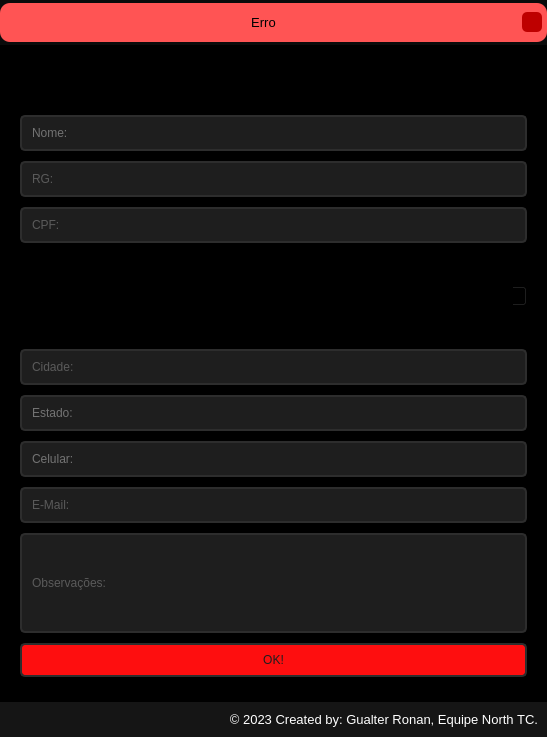
<?xml version="1.0" encoding="UTF-8"?>
<ui version="4.0">
 <class>MainWindow</class>
 <widget class="QMainWindow" name="MainWindow">
  <property name="geometry">
   <rect>
    <x>0</x>
    <y>0</y>
    <width>547</width>
    <height>737</height>
   </rect>
  </property>
  <property name="windowTitle">
   <string>Adicionar</string>
  </property>
  <property name="windowIcon">
   <iconset resource="../rsc.qrc">
    <normaloff>:/icon/Images/wind_icon.png</normaloff>:/icon/Images/wind_icon.png</iconset>
  </property>
  <property name="styleSheet">
   <string notr="true">background-color: rgb(200, 200, 200);</string>
  </property>
  <widget class="QWidget" name="centralwidget">
   <layout class="QVBoxLayout" name="verticalLayout">
    <property name="spacing">
     <number>0</number>
    </property>
    <property name="leftMargin">
     <number>0</number>
    </property>
    <property name="topMargin">
     <number>0</number>
    </property>
    <property name="rightMargin">
     <number>0</number>
    </property>
    <property name="bottomMargin">
     <number>0</number>
    </property>
    <item>
     <widget class="QFrame" name="top_bar">
      <property name="minimumSize">
       <size>
        <width>0</width>
        <height>34</height>
       </size>
      </property>
      <property name="maximumSize">
       <size>
        <width>16777215</width>
        <height>45</height>
       </size>
      </property>
      <property name="styleSheet">
       <string notr="true">background-color: rgb(11, 11, 11);</string>
      </property>
      <property name="frameShape">
       <enum>QFrame::NoFrame</enum>
      </property>
      <property name="frameShadow">
       <enum>QFrame::Raised</enum>
      </property>
      <layout class="QHBoxLayout" name="horizontalLayout_2">
       <property name="spacing">
        <number>0</number>
       </property>
       <property name="leftMargin">
        <number>0</number>
       </property>
       <property name="topMargin">
        <number>3</number>
       </property>
       <property name="rightMargin">
        <number>0</number>
       </property>
       <property name="bottomMargin">
        <number>3</number>
       </property>
       <item>
        <widget class="QFrame" name="frame_erro">
         <property name="maximumSize">
          <size>
           <width>550</width>
           <height>16777215</height>
          </size>
         </property>
         <property name="styleSheet">
          <string notr="true">background-color: rgb(255, 84, 84);
border-radius: 10px;</string>
         </property>
         <property name="frameShape">
          <enum>QFrame::NoFrame</enum>
         </property>
         <property name="frameShadow">
          <enum>QFrame::Raised</enum>
         </property>
         <layout class="QHBoxLayout" name="horizontalLayout_3">
          <property name="spacing">
           <number>0</number>
          </property>
          <property name="leftMargin">
           <number>5</number>
          </property>
          <property name="topMargin">
           <number>0</number>
          </property>
          <property name="rightMargin">
           <number>5</number>
          </property>
          <property name="bottomMargin">
           <number>0</number>
          </property>
          <item>
           <widget class="QLabel" name="label_erro">
            <property name="font">
             <font>
              <family>Segoe UI</family>
              <pointsize>10</pointsize>
             </font>
            </property>
            <property name="text">
             <string>Erro</string>
            </property>
            <property name="alignment">
             <set>Qt::AlignCenter</set>
            </property>
           </widget>
          </item>
          <item>
           <widget class="QPushButton" name="bt_cl_popup">
            <property name="maximumSize">
             <size>
              <width>20</width>
              <height>20</height>
             </size>
            </property>
            <property name="cursor">
             <cursorShape>PointingHandCursor</cursorShape>
            </property>
            <property name="styleSheet">
             <string notr="true">QPushButton {
	border-radius: 5px;
	background-image: url(:/close/Images/close-icon.png);
	background-position: center;
	background-color: rgb(190, 0, 0);
}
QPushButton:hover{
	color: rgb(255, 255, 255);
	background-color: rgb(165, 0, 0);
}
QPushButton:pressed {
	color: rgb(255, 255, 255);
	background-color: rgb(190, 0, 0);
}</string>
            </property>
            <property name="text">
             <string/>
            </property>
           </widget>
          </item>
         </layout>
        </widget>
       </item>
      </layout>
     </widget>
    </item>
    <item>
     <widget class="QFrame" name="frame_home">
      <property name="styleSheet">
       <string notr="true">background-color: rgb(0, 0, 0);</string>
      </property>
      <property name="frameShape">
       <enum>QFrame::StyledPanel</enum>
      </property>
      <property name="frameShadow">
       <enum>QFrame::Raised</enum>
      </property>
      <layout class="QHBoxLayout" name="horizontalLayout">
       <item>
        <widget class="QFrame" name="frame_procuracao">
         <property name="maximumSize">
          <size>
           <width>16777215</width>
           <height>666</height>
          </size>
         </property>
         <property name="styleSheet">
          <string notr="true">
QLineEdit {
	border: 2px solid rgb(45, 45, 45);
	border-radius: 5px;
	background-color: rgb(30, 30, 30);
	color: rgb(200, 200, 200);
	padding: 8px;
}
QLineEdit:hover {
	border: 2px solid rgb(200, 200, 200);
	color: rgb(200, 200, 200);
}
QLineEdit:focus {
	border: 2px solid rgb(254, 14, 15);
	color: rgb(200, 200, 200);
};
background-color: rgb(83, 83, 83);
border-radius: 10px;</string>
         </property>
         <property name="frameShape">
          <enum>QFrame::StyledPanel</enum>
         </property>
         <property name="frameShadow">
          <enum>QFrame::Raised</enum>
         </property>
         <layout class="QVBoxLayout" name="verticalLayout_3">
          <item>
           <widget class="QLabel" name="label_procuracao">
            <property name="maximumSize">
             <size>
              <width>16777215</width>
              <height>36</height>
             </size>
            </property>
            <property name="font">
             <font>
              <family>Segoe UI</family>
              <pointsize>20</pointsize>
             </font>
            </property>
            <property name="layoutDirection">
             <enum>Qt::LeftToRight</enum>
            </property>
            <property name="text">
             <string>Cadastro</string>
            </property>
            <property name="alignment">
             <set>Qt::AlignCenter</set>
            </property>
           </widget>
          </item>
          <item>
           <widget class="QLineEdit" name="nome">
            <property name="styleSheet">
             <string notr="true">QLineEdit {
	border: 2px solid rgb(45, 45, 45);
	border-radius: 5px;
	background-color: rgb(30, 30, 30);
	color: rgb(200, 200, 200);
	padding: 8px;
}
QLineEdit:hover {
	border: 2px solid rgb(200, 200, 200);
	color: rgb(200, 200, 200);
}
QLineEdit:focus {
	border: 2px solid rgb(254, 14, 15);
	color: rgb(200, 200, 200);
}</string>
            </property>
            <property name="inputMask">
             <string/>
            </property>
            <property name="text">
             <string/>
            </property>
            <property name="frame">
             <bool>true</bool>
            </property>
            <property name="placeholderText">
             <string>Nome:</string>
            </property>
           </widget>
          </item>
          <item>
           <widget class="QLineEdit" name="rg">
            <property name="styleSheet">
             <string notr="true">QLineEdit {
	border: 2px solid rgb(45, 45, 45);
	border-radius: 5px;
	background-color: rgb(30, 30, 30);
	color: rgb(150, 150, 150);
	padding: 8px;
}
QLineEdit:hover {
	border: 2px solid rgb(200, 200, 200);
	color: rgb(200, 200, 200);
}
QLineEdit:focus {
	border: 2px solid rgb(254, 14, 15);
	color: rgb(200, 200, 200);
}</string>
            </property>
            <property name="placeholderText">
             <string>RG:</string>
            </property>
           </widget>
          </item>
          <item>
           <widget class="QLineEdit" name="cpf">
            <property name="styleSheet">
             <string notr="true">QLineEdit {
	border: 2px solid rgb(45, 45, 45);
	border-radius: 5px;
	background-color: rgb(30, 30, 30);
	color: rgb(150, 150, 150);
	padding: 8px;
}
QLineEdit:hover {
	border: 2px solid rgb(200, 200, 200);
	color: rgb(200, 200, 200);
}
QLineEdit:focus {
	border: 2px solid rgb(254, 14, 15);
	color: rgb(200, 200, 200);
}</string>
            </property>
            <property name="placeholderText">
             <string>CPF:</string>
            </property>
           </widget>
          </item>
          <item>
           <widget class="QLineEdit" name="nascimento">
            <property name="text">
             <string/>
            </property>
            <property name="placeholderText">
             <string>Data de nascimento:</string>
            </property>
           </widget>
          </item>
          <item>
           <widget class="QDateEdit" name="dateEdit">
            <property name="styleSheet">
             <string notr="true">QDateEdit {
	border: 2px solid rgb(45, 45, 45);
	border-radius: 5px;
	background-color: rgb(30, 30, 30);
	color: rgb(200, 200, 200);
	padding: 8px;
}
QDateEdit:hover {
	border: 2px solid rgb(200, 200, 200);
	color: rgb(200, 200, 200);
}
QDateEdit:focus {
	border: 2px solid rgb(254, 14, 15);
	color: rgb(200, 200, 200);
};</string>
            </property>
            <property name="minimumDateTime">
             <datetime>
              <hour>0</hour>
              <minute>0</minute>
              <second>0</second>
              <year>2024</year>
              <month>1</month>
              <day>1</day>
             </datetime>
            </property>
            <property name="minimumDate">
             <date>
              <year>2024</year>
              <month>1</month>
              <day>1</day>
             </date>
            </property>
           </widget>
          </item>
          <item>
           <widget class="QLineEdit" name="endereco">
            <property name="text">
             <string/>
            </property>
            <property name="placeholderText">
             <string>Endereço:</string>
            </property>
           </widget>
          </item>
          <item>
           <widget class="QLineEdit" name="cidade">
            <property name="styleSheet">
             <string notr="true">QLineEdit {
	border: 2px solid rgb(45, 45, 45);
	border-radius: 5px;
	background-color: rgb(30, 30, 30);
	color: rgb(150, 150, 150);
	padding: 8px;
}
QLineEdit:hover {
	border: 2px solid rgb(200, 200, 200);
	color: rgb(200, 200, 200);
}
QLineEdit:focus {
	border: 2px solid rgb(254, 14, 15);
	color: rgb(200, 200, 200);
}</string>
            </property>
            <property name="placeholderText">
             <string>Cidade:</string>
            </property>
           </widget>
          </item>
          <item>
           <widget class="QLineEdit" name="estado">
            <property name="styleSheet">
             <string notr="true">QLineEdit {
	border: 2px solid rgb(45, 45, 45);
	border-radius: 5px;
	background-color: rgb(30, 30, 30);
	color: rgb(200, 200, 200);
	padding: 8px;
}
QLineEdit:hover {
	border: 2px solid rgb(200, 200, 200);
	color: rgb(200, 200, 200);
}
QLineEdit:focus {
	border: 2px solid rgb(254, 14, 15);
	color: rgb(200, 200, 200);
}</string>
            </property>
            <property name="placeholderText">
             <string>Estado:</string>
            </property>
           </widget>
          </item>
          <item>
           <widget class="QLineEdit" name="celular">
            <property name="styleSheet">
             <string notr="true">QLineEdit {
	border: 2px solid rgb(45, 45, 45);
	border-radius: 5px;
	background-color: rgb(30, 30, 30);
	color: rgb(200, 200, 200);
	padding: 8px;
}
QLineEdit:hover {
	border: 2px solid rgb(200, 200, 200);
	color: rgb(200, 200, 200);
}
QLineEdit:focus {
	border: 2px solid rgb(254, 14, 15);
	color: rgb(200, 200, 200);
}</string>
            </property>
            <property name="placeholderText">
             <string>Celular:</string>
            </property>
           </widget>
          </item>
          <item>
           <widget class="QLineEdit" name="email">
            <property name="styleSheet">
             <string notr="true">QLineEdit {
	border: 2px solid rgb(45, 45, 45);
	border-radius: 5px;
	background-color: rgb(30, 30, 30);
	color: rgb(150, 150, 150);
	padding: 8px;
}
QLineEdit:hover {
	border: 2px solid rgb(200, 200, 200);
	color: rgb(200, 200, 200);
}
QLineEdit:focus {
	border: 2px solid rgb(254, 14, 15);
	color: rgb(200, 200, 200);
}</string>
            </property>
            <property name="placeholderText">
             <string>E-Mail:</string>
            </property>
           </widget>
          </item>
          <item>
           <widget class="QLineEdit" name="obs">
            <property name="minimumSize">
             <size>
              <width>0</width>
              <height>100</height>
             </size>
            </property>
            <property name="styleSheet">
             <string notr="true">QLineEdit {
	border: 2px solid rgb(45, 45, 45);
	border-radius: 5px;
	background-color: rgb(30, 30, 30);
	color: rgb(150, 150, 150);
	padding: 8px;
}
QLineEdit:hover {
	border: 2px solid rgb(200, 200, 200);
	color: rgb(200, 200, 200);
}
QLineEdit:focus {
	border: 2px solid rgb(254, 14, 15);
	color: rgb(200, 200, 200);
}</string>
            </property>
            <property name="placeholderText">
             <string>Observações:</string>
            </property>
           </widget>
          </item>
          <item>
           <widget class="QPushButton" name="okbt">
            <property name="font">
             <font>
              <family>Segoe UI</family>
             </font>
            </property>
            <property name="styleSheet">
             <string notr="true">QPushButton {
	border: 2px solid rgb(45, 45, 45);
	border-radius: 5px;
	background-color: rgb(254, 14, 15);
	color: rgb(30, 30, 30);
	padding: 8px;
}
QPushButton:hover {
	border: 2px solid rgb(200, 200, 200);
	color: rgb(200, 200, 200);
}
QPushButton:pressed {
	border: 2px solid rgb(45, 45, 45);
	color: rgb(30, 30, 30);
}</string>
            </property>
            <property name="text">
             <string>OK!</string>
            </property>
           </widget>
          </item>
         </layout>
        </widget>
       </item>
      </layout>
     </widget>
    </item>
    <item>
     <widget class="QFrame" name="bottom">
      <property name="maximumSize">
       <size>
        <width>16777215</width>
        <height>35</height>
       </size>
      </property>
      <property name="styleSheet">
       <string notr="true">background-color: rgb(21, 21, 21);</string>
      </property>
      <property name="frameShape">
       <enum>QFrame::NoFrame</enum>
      </property>
      <property name="frameShadow">
       <enum>QFrame::Raised</enum>
      </property>
      <layout class="QVBoxLayout" name="verticalLayout_2">
       <item>
        <widget class="QLabel" name="label_credits">
         <property name="font">
          <font>
           <pointsize>10</pointsize>
          </font>
         </property>
         <property name="styleSheet">
          <string notr="true">color: rgb(255, 255, 255);</string>
         </property>
         <property name="text">
          <string>© 2023 Created by: Gualter Ronan, Equipe North TC.</string>
         </property>
         <property name="alignment">
          <set>Qt::AlignRight|Qt::AlignTrailing|Qt::AlignVCenter</set>
         </property>
        </widget>
       </item>
      </layout>
     </widget>
    </item>
   </layout>
  </widget>
 </widget>
 <resources>
  <include location="../rsc.qrc"/>
 </resources>
 <connections/>
</ui>
